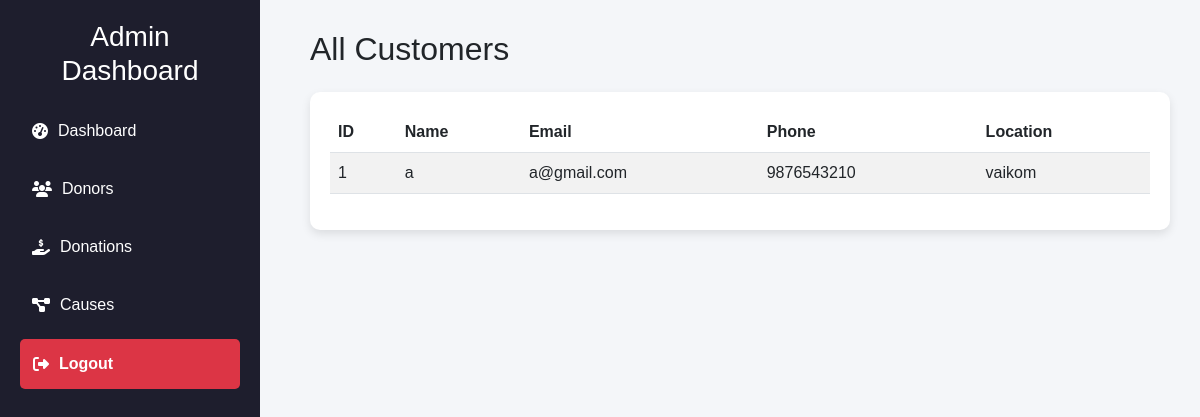
The app's page /customers/ with its own data.
### app/models.py (models this page shows, shortened)
class Customer(models.Model):
    name = models.CharField(max_length=100)
    email = models.EmailField(unique=True)
    phone = models.PositiveBigIntegerField()
    password = models.CharField(max_length=255)
    location = models.CharField(max_length=255)

### app/views.py (the view)
# urls.py: path('customers/', views.customer_list, name='customer_list'),
def customer_list(request):
    customers = Customer.objects.all()
    return render(request, 'admin/customers.html', {'customers': customers})

### templates/admin/customers.html (shortened to what this page needs)
<!DOCTYPE html>
<html lang="en">
<head>
    <link rel="stylesheet" href="https://cdnjs.cloudflare.com/ajax/libs/bootstrap/5.3.0/css/bootstrap.min.css">
</head>
<body>
    <div class="sidebar">
        <div class="logo">
            <h3>Admin Dashboard</h3>
        </div>
        <a href="../adminhome"><i class="fas fa-tachometer-alt"></i> Dashboard</a>
        <a href="#"><i class="fas fa-users"></i> Donors</a>
        <a href="{% url 'view_donations' %}"><i class="fas fa-hand-holding-usd"></i> Donations</a>
        <a href="{% url 'all_causes' %}"><i class="fas fa-project-diagram"></i> Causes</a>
        <a href="../logout" class="btn btn-logout"><i class="fas fa-sign-out-alt"></i> Logout</a>
    </div>
    <div class="content">
        <h2 class="mb-4">All Customers</h2>
        <div class="table-container">
            <table class="table table-striped table-hover">
                <thead>
                    <tr>
                        <th>ID</th>
                        <th>Name</th>
                        <th>Email</th>
                        <th>Phone</th>
                        <th>Location</th>
                    </tr>
                </thead>
                <tbody>
                    {% for customer in customers %}
                    <tr>
                        <td>{{ customer.id }}</td>
                        <td>{{ customer.name }}</td>
                        <td>{{ customer.email }}</td>
                        <td>{{ customer.phone }}</td>
                        <td>{{ customer.location }}</td>
                    </tr>
                    {% empty %}
                    <tr>
                        <td colspan="5" class="text-center">No customers found</td>
                    </tr>
                    {% endfor %}
                </tbody>
            </table>
        </div>
    </div>
</body>
</html>

### templates/admin/customers.html (style rules this page uses)
body { font-family: 'Poppins', sans-serif; background-color: #f4f6f9; }
.sidebar { width: 260px; height: 100vh; position: fixed; background: #1e1e2d; color: white; padding: 20px; transition: 0.3s; }
.sidebar .logo { text-align: center; margin-bottom: 20px; }
.sidebar a { color: white; text-decoration: none; display: flex; align-items: center; padding: 12px; margin: 10px 0; border-radius: 5px; transition: 0.3s; }
.sidebar a i { margin-right: 10px; }
.btn-logout { display: block; width: 100%; margin-top: 20px; background: #dc3545; color: white; font-weight: bold; }
.content { margin-left: 280px; padding: 30px; }
.table-container { background: white; border-radius: 10px; padding: 20px; box-shadow: 0 4px 10px rgba(0, 0, 0, 0.1); }
.table thead { background: #343a40; color: white; }

### records on screen
Customer: id "1", name "a", email "a@gmail.com", phone "9876543210", location "vaikom"
